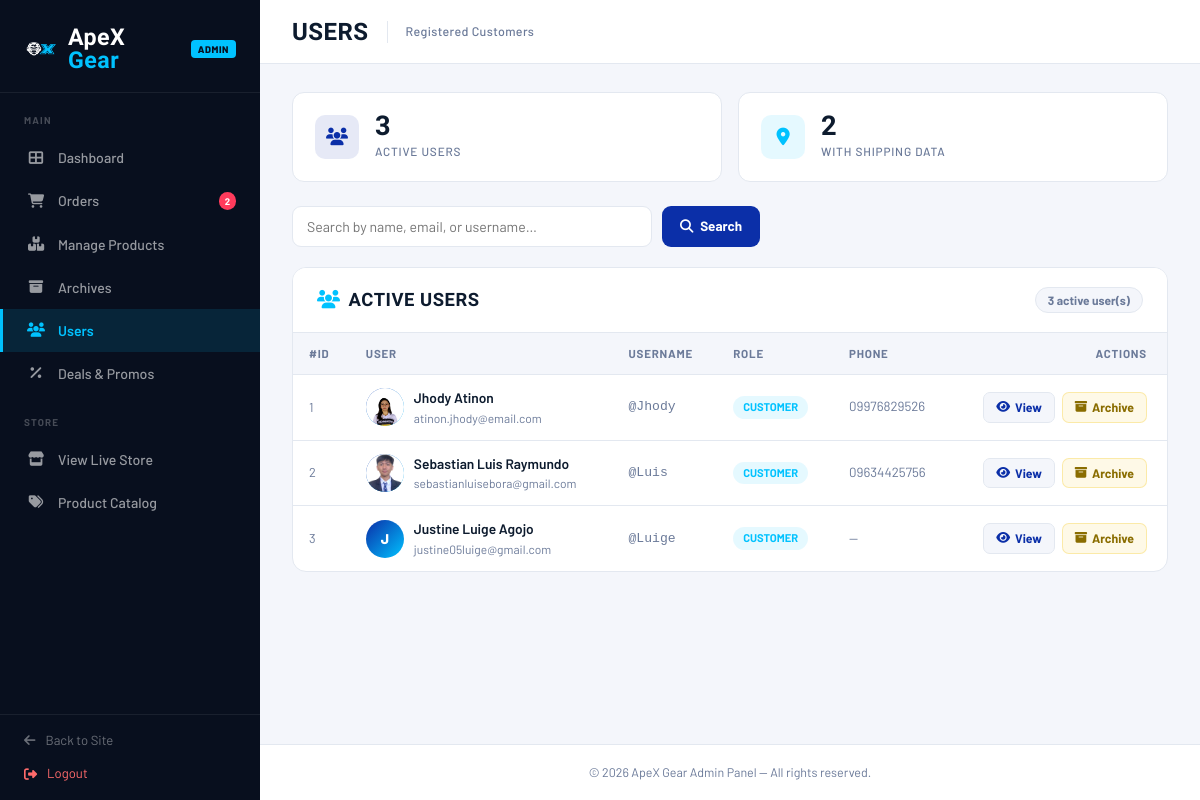
/admin/manage_users.php (signed in), run on an earlier commit of the app's database.
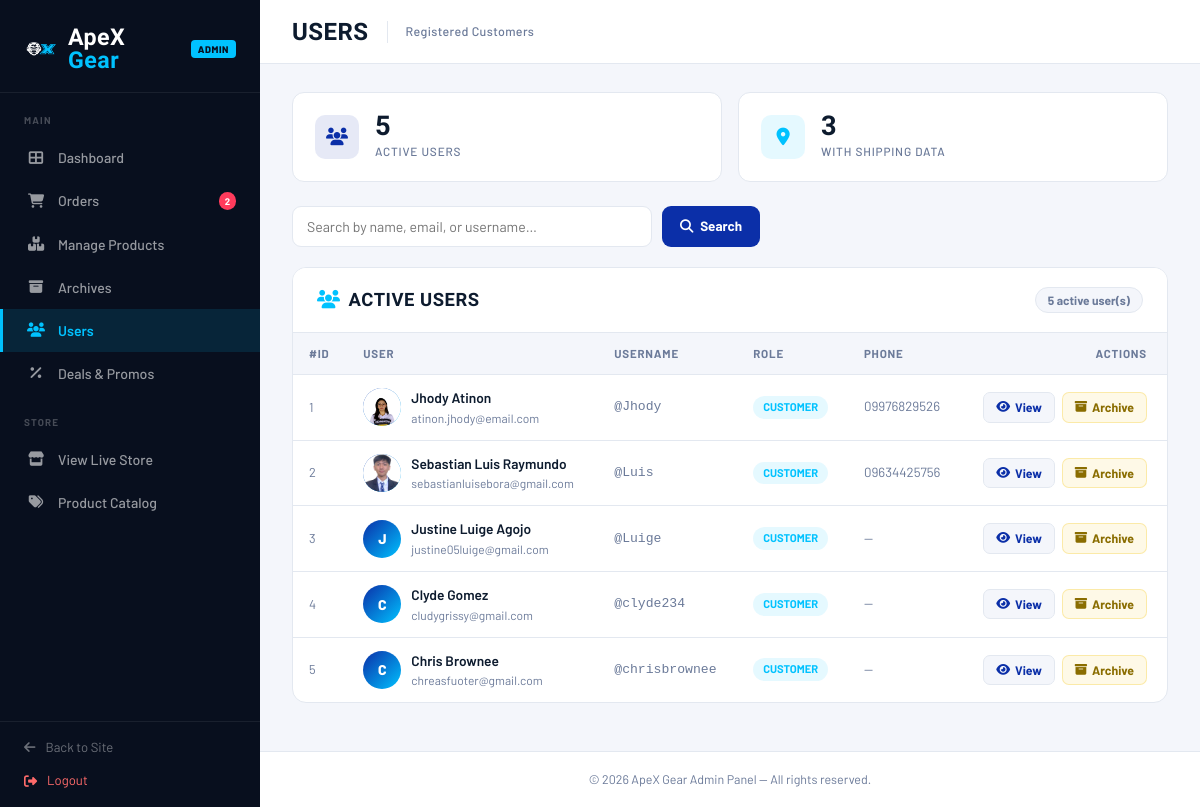
And on a later commit of the database.
### tables this page shows
CREATE TABLE `users_profiles_tbl` (
  `profile_id` int(11) NOT NULL,
  `user_id` int(11) NOT NULL,
  `bio` text DEFAULT NULL,
  `street_address` varchar(255) DEFAULT NULL,
  `city` varchar(100) DEFAULT NULL,
  `zip_code` varchar(20) DEFAULT NULL,
  `phone_number` varchar(20) DEFAULT NULL,
  `image_path` varchar(255) DEFAULT NULL,
  `birthday` date DEFAULT NULL
);

CREATE TABLE `users_tbl` (
  `user_id` int(11) NOT NULL,
  `first_name` varchar(50) NOT NULL,
  `last_name` varchar(50) NOT NULL,
  `m_name` varchar(50) DEFAULT NULL,
  `gender` varchar(20) DEFAULT NULL,
  `username` varchar(50) NOT NULL,
  `email` varchar(100) NOT NULL,
  `password` varchar(255) NOT NULL,
  `otp_code` int(6) DEFAULT NULL
);

### admin/manage_users.php (the view, shortened to what this page needs)
<?php
$db = new Database();
$conn = $db->getConnection();
$pendingQuery = "SELECT COUNT(*) as pending_count FROM orders_tbl WHERE order_status = 'Pending' OR order_status = 'On Process'";
$pendingResult = $conn->query($pendingQuery);
$pendingRow = $pendingResult->fetch_assoc();
$pendingOrders = $pendingRow['pending_count'] ?? 0;
$search = trim($_GET['q'] ?? '');
$query = "
    SELECT u.user_id, u.first_name, u.last_name, u.m_name, u.gender, u.username, u.email,
           p.bio, p.street_address, p.city, p.zip_code, p.phone_number, p.image_path
    FROM users_tbl u
    LEFT JOIN users_profiles_tbl p ON u.user_id = p.user_id
";
if ($search !== '') {
    $searchTerm = '%' . $search . '%';
    $query .= " WHERE u.first_name LIKE ? OR u.last_name LIKE ? OR u.username LIKE ? OR u.email LIKE ?";
    $stmt = $conn->prepare($query);
    $stmt->bind_param("ssss", $searchTerm, $searchTerm, $searchTerm, $searchTerm);
    $stmt->execute();
    $result = $stmt->get_result();
} else {
    $result = $conn->query($query);
}
$users = [];
while ($row = $result->fetch_assoc()) {
    $shipStmt = $conn->prepare("SELECT street_address, city, zip_code, phone_number FROM shipping_address_tbl WHERE user_id = ? ORDER BY address_id DESC LIMIT 1");
    $shipStmt->bind_param("i", $row['user_id']);
    $shipStmt->execute();
    $shipRes = $shipStmt->get_result();
    $row['shipping'] = $shipRes->fetch_assoc();
    $users[] = $row;
}
$userCount = count($users);
?>
<!DOCTYPE html>
<html lang="en">
<head>
    <link href="https://cdn.jsdelivr.net/npm/bootstrap@5.3.3/dist/css/bootstrap.min.css" rel="stylesheet">
    <link href="https://cdnjs.cloudflare.com/ajax/libs/font-awesome/6.5.0/css/all.min.css" rel="stylesheet">
    <link href="../assets/css/style.css" rel="stylesheet">
    <link href="../assets/css/admin-style.css" rel="stylesheet">
</head>
<body>
    <aside class="sidebar" id="sidebar">
        <a href="../index.php" class="sidebar-brand">
            <img src="../assets/images/ApeX Logo.png" alt="ApeX Gear">
            <div class="sidebar-brand-text"><span class="t1">ApeX </span><span class="t2">Gear</span></div>
            <span class="sidebar-badge">Admin</span>
        </a>
        <nav class="sidebar-nav">
            <div class="sidebar-section-label">Main</div>
            <a href="apex26admin.php"><i class="fas fa-th-large"></i> Dashboard</a>
            <a href="manage_orders.php">
                <i class="fas fa-shopping-cart"></i> Orders
                <?php if ($pendingOrders > 0): ?><span class="nav-badge"><?php echo $pendingOrders; ?></span><?php endif; ?>
            </a>
            <a href="manage_products.php"><i class="fas fa-boxes"></i> Manage Products</a>
            <a href="manage_archives.php"><i class="fas fa-archive"></i> Archives</a>
            <a href="manage_users.php" class="active"><i class="fas fa-users"></i> Users</a>
            <a href="manage_deals.php"><i class="fas fa-percentage"></i> Deals &amp; Promos</a>
            <div class="sidebar-section-label">Store</div>
            <a href="../index.php" target="_blank"><i class="fas fa-store"></i> View Live Store</a>
            <a href="../index.php?page=products" target="_blank"><i class="fas fa-tags"></i> Product Catalog</a>
        </nav>
        <div class="sidebar-footer" style="display: flex; flex-direction: column; gap: 14px;">
            <a href="../index.php"><i class="fas fa-arrow-left"></i> Back to Site</a>
            <a href="admin_logout.php" style="color: #ff6b6b;"><i class="fas fa-sign-out-alt"></i> Logout</a>
        </div>
    </aside>
    <div class="main-wrap">
        <header class="topbar">
            <div class="topbar-left">
                <span class="topbar-title">Users</span>
                <span class="topbar-crumb">Registered Customers</span>
            </div>
        </header>
        <main class="page-body">
            <div class="stat-row">
                <div class="stat-card">
                    <div class="stat-icon blue"><i class="fas fa-users"></i></div>
                    <div>
                        <div class="stat-val"><?php echo $userCount; ?></div>
                        <div class="stat-lbl">Active Users</div>
                    </div>
                </div>
                <div class="stat-card">
                    <div class="stat-icon cyan"><i class="fas fa-map-marker-alt"></i></div>
                    <div>
                        <div class="stat-val"><?php echo count(array_filter($users, fn($u) => !empty($u['shipping']))); ?></div>
                        <div class="stat-lbl">With Shipping Data</div>
                    </div>
                </div>
            </div>
            <form method="GET" class="search-bar">
                <input type="text" name="q" class="search-input" placeholder="Search by name, email, or username…" value="<?php echo htmlspecialchars($search); ?>">
                <button type="submit" class="search-btn"><i class="fas fa-search me-1"></i> Search</button>
            </form>
            <div class="panel">
                <div class="panel-header">
                    <span class="panel-title"><i class="fas fa-users me-2" style="color:var(--accent);"></i>Active Users</span>
                    <span class="panel-count"><?php echo $userCount; ?> active user(s)</span>
                </div>
                <?php if (empty($users)): ?>
                    <div class="empty-state">
                        <i class="fas fa-user-slash"></i>
                        <p><?php echo $search ? 'No users match your search.' : 'No registered users yet.'; ?></p>
                    </div>
                <?php else: ?>
                    <div style="overflow-x:auto;">
                        <table class="tbl">
                            <thead>
                                <tr>
                                    <th>#ID</th>
                                    <th>User</th>
                                    <th>Username</th>
                                    <th>Role</th>
                                    <th>Phone</th>
                                    <th style="text-align:right;padding-right:20px;">Actions</th>
                                </tr>
                            </thead>
                            <tbody>
                                <?php foreach ($users as $u):
                                    $fullName = trim(($u['first_name'] ?? '') . ' ' . ($u['last_name'] ?? ''));
                                    $initial = strtoupper(substr($fullName ?: $u['username'], 0, 1));
                                ?>
                                    <tr onclick='openUserModal(<?php echo json_encode($u, JSON_HEX_APOS | JSON_HEX_QUOT); ?>)' title="Click to view details">
                                        <td style="color:var(--text-muted);font-size:.8rem;"><?php echo $u['user_id']; ?></td>
                                        <td>
                                            <div style="display:flex;align-items:center;gap:10px;">
                                                <div class="avatar">
                                                    <?php if (!empty($u['image_path'])): ?>
                                                        <img src="<?php echo str_starts_with($u['image_path'], 'http') ? htmlspecialchars($u['image_path']) : '../' . htmlspecialchars($u['image_path']); ?>" alt="Profile" style="width:100%;height:100%;object-fit:cover;">
                                                    <?php else: ?>
                                                        <?php echo $initial; ?>
                                                    <?php endif; ?>
                                                </div>
                                                <div>
                                                    <div class="user-name"><?php echo htmlspecialchars($fullName); ?></div>
                                                    <div class="user-meta"><?php echo htmlspecialchars($u['email'] ?? ''); ?></div>
                                                </div>
                                            </div>
                                        </td>
                                        <td style="font-family:monospace;font-size:.82rem;color:var(--text-muted);">@<?php echo htmlspecialchars($u['username'] ?? '—'); ?></td>
                                        <td><span class="role-pill">Customer</span></td>
                                        <td style="color:var(--text-muted);font-size:.83rem;"><?php echo htmlspecialchars($u['phone_number'] ?? '—'); ?></td>
                                        <td style="text-align:right;padding-right:20px;" onclick="event.stopPropagation()">
                                            <button class="act-btn btn-view" onclick='openUserModal(<?php echo json_encode($u, JSON_HEX_APOS | JSON_HEX_QUOT); ?>)'>
                                                <i class="fas fa-eye"></i> View
                                            </button>
                                            <form method="POST" style="display:inline;" onsubmit="return confirm('Archive this user? They will be moved to the archives and can no longer log in.');">
                                                <button type="submit" class="act-btn btn-archive ms-1"><i class="fas fa-archive"></i> Archive</button>
                                            </form>
                                        </td>
                                    </tr>
                                <?php endforeach; ?>
                            </tbody>
                        </table>
                    </div>
                <?php endif; ?>
            </div>
        </main>
        <footer style="padding:18px 32px;border-top:1px solid var(--border);background:var(--card-bg);text-align:center;">
            <p style="font-size:.78rem;color:var(--text-muted);margin:0;">© 2026 ApeX Gear Admin Panel — All rights reserved.</p>
        </footer>
    </div>
</body>
</html>

### assets/css/style.css (style rules this page uses)
:root { --apex-blue: #0b2fa8; --apex-blue-mid: #1549d4; --apex-blue-lt: #2d6be4; --apex-accent: #00c2ff; --apex-dark: #060f2e; --apex-white: #ffffff; --apex-grey: #f0f4ff; --apex-border: #d0daf8; --apex-text: #1a1f3c; --apex-muted: #6b78a8; --nav-h: 64px; }
*, *::before, *::after { box-sizing: border-box; margin: 0; padding: 0; }
body { font-family: 'Barlow', sans-serif; color: var(--apex-text); background: var(--apex-white); display: flex; flex-direction: column; min-height: 100vh; }
.topbar { background: var(--apex-dark); color: #a0b0d8; font-size: .78rem; padding: 6px 0; letter-spacing: .03em; }
.stat-lbl { font-size: .72rem; font-weight: 600; letter-spacing: .12em; text-transform: uppercase; color: rgba(255, 255, 255, .6); margin-top: 2px; }
footer { background: var(--apex-dark); padding: 56px 0 0; color: rgba(255, 255, 255, .55); margin-top: auto; }

What changed in the data, as far as the page shows it:
added users_profiles_tbl: user.user_id "4", user.last_name "C", user.last_name "Clyde Gomez", user.email "cludygrissy@gmail.com", user.username "clyde234", phone_number "—"
added users_profiles_tbl: user.user_id "5", user.last_name "C", user.last_name "Chris Brownee", user.email "chreasfuoter@gmail.com", user.username "chrisbrownee", phone_number "—"
Also different on the page:
$userCount: "3" → "5"
count(array_filter($users, fn($u) => !empty($u['shipping']))): "2" → "3"
